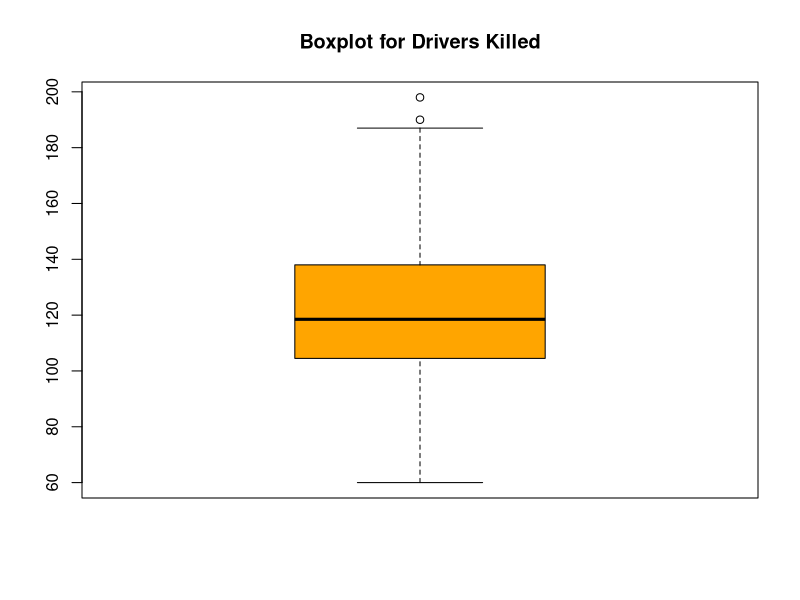
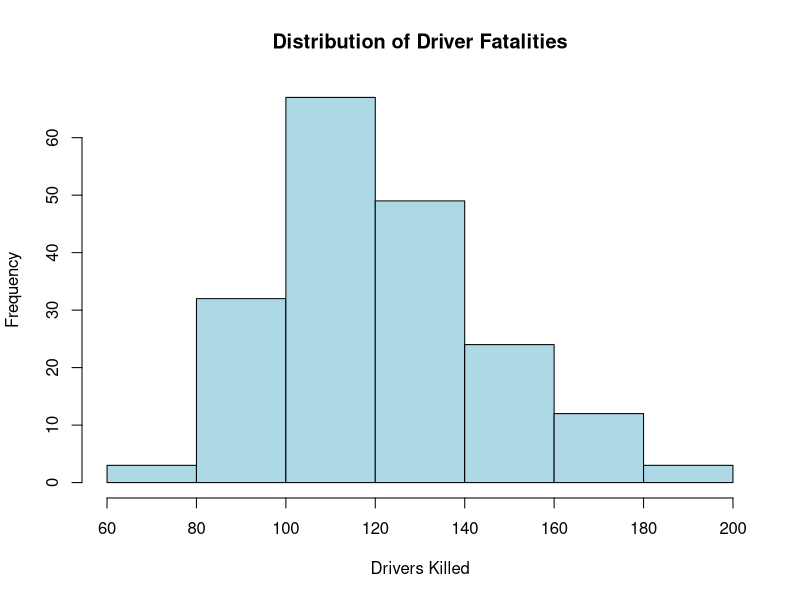
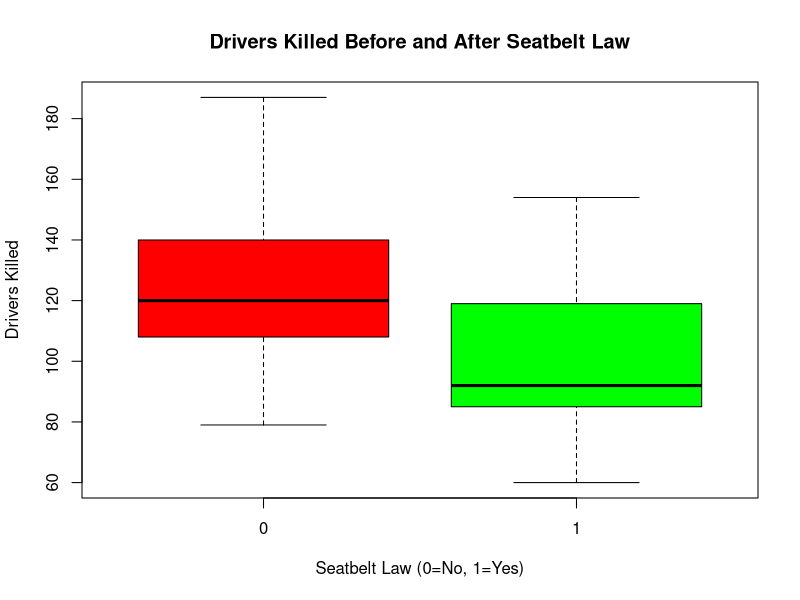
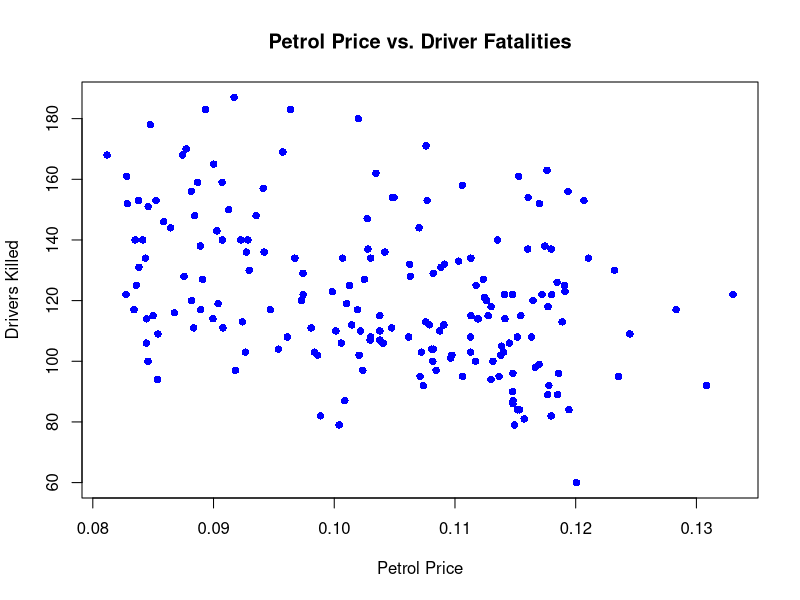
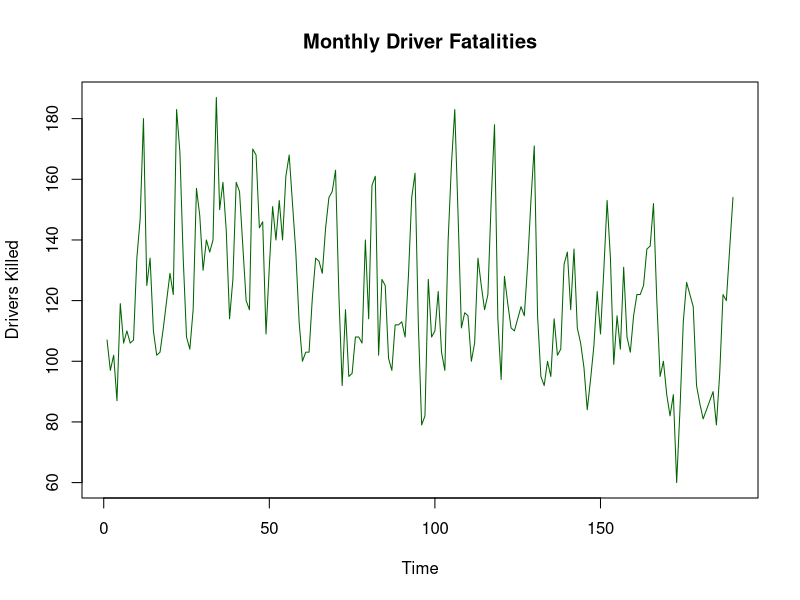

Write the R code that produced these figures, in order.
# Load the dataset and convert to data frame
data(Seatbelts)
seatbelts_df <- as.data.frame(Seatbelts)

# View the structure of the dataset
str(seatbelts_df)
# Check for missing values
sum(is.na(seatbelts_df))

# Handle missing values (if any)
seatbelts_df <- na.omit(seatbelts_df)
# Identify outliers using boxplot for 'DriversKilled'
boxplot(seatbelts_df$DriversKilled, main = "Boxplot for Drivers Killed", col = "orange")

# Calculate IQR for 'DriversKilled'
iqr <- IQR(seatbelts_df$DriversKilled)
lower_bound <- quantile(seatbelts_df$DriversKilled, 0.25) - 1.5 * iqr
upper_bound <- quantile(seatbelts_df$DriversKilled, 0.75) + 1.5 * iqr

# Filter out extreme outliers if needed
seatbelts_df <- subset(seatbelts_df, DriversKilled >= lower_bound & DriversKilled <= upper_bound)
# Check for duplicate rows
sum(duplicated(seatbelts_df))

# Remove duplicates (if any)
seatbelts_df <- seatbelts_df[!duplicated(seatbelts_df), ]
# Calculate mean, median, and mode for `DriversKilled`
mean_killed <- mean(seatbelts_df$DriversKilled)
median_killed <- median(seatbelts_df$DriversKilled)
mode_killed <- as.numeric(names(sort(table(seatbelts_df$DriversKilled), decreasing = TRUE)[1]))

cat("Mean:", mean_killed, "\nMedian:", median_killed, "\nMode:", mode_killed)
# Calculate standard deviation and variance for `DriversKilled`
sd_killed <- sd(seatbelts_df$DriversKilled)
var_killed <- var(seatbelts_df$DriversKilled)

cat("Standard Deviation:", sd_killed, "\nVariance:", var_killed)
# Plot histogram
hist(seatbelts_df$DriversKilled, main = "Distribution of Driver Fatalities", xlab = "Drivers Killed", col = "lightblue", border = "black")
# Boxplot for 'DriversKilled' before and after seatbelt law
boxplot(DriversKilled ~ law, data = seatbelts_df, main = "Drivers Killed Before and After Seatbelt Law", xlab = "Seatbelt Law (0=No, 1=Yes)", ylab = "Drivers Killed", col = c("red", "green"))
# Scatterplot
plot(seatbelts_df$PetrolPrice, seatbelts_df$DriversKilled, main = "Petrol Price vs. Driver Fatalities", xlab = "Petrol Price", ylab = "Drivers Killed", col = "blue", pch = 16)
# Time series plot
plot.ts(seatbelts_df$DriversKilled, main = "Monthly Driver Fatalities", ylab = "Drivers Killed", xlab = "Time", col = "darkgreen")
